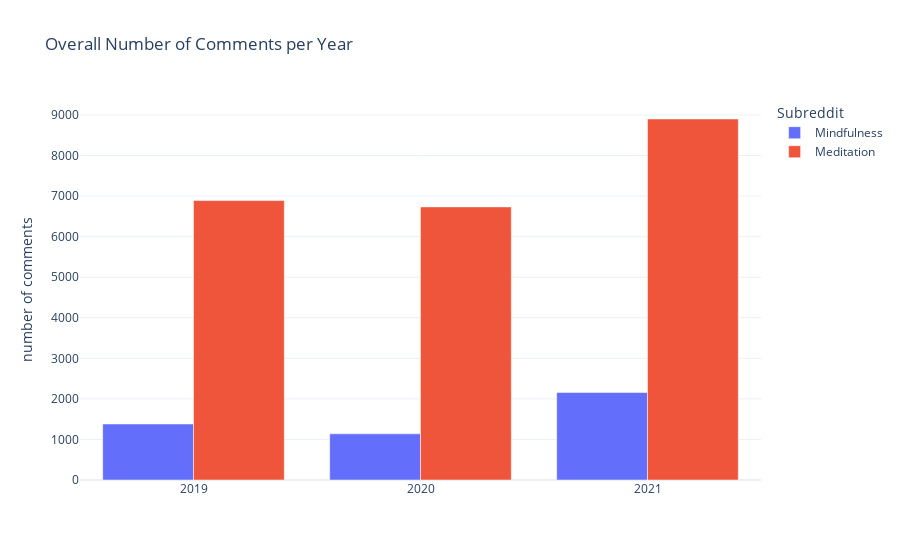

The code cell stored with this chart in its notebook:
### Code cell
fig = go.Figure(data=[
    go.Bar(name='Mindfulness', x=years, y=[sum(df19.comms_num[df19.subreddit=='Mindfulness']),
                                            sum(df20.comms_num[df20.subreddit=='Mindfulness']),
                                            sum(df21.comms_num[df21.subreddit=='Mindfulness'])]),
    go.Bar(name='Meditation', x=years, y=[sum(df19.comms_num[df19.subreddit=='Meditation']),
                                            sum(df20.comms_num[df20.subreddit=='Meditation']),
                                            sum(df21.comms_num[df21.subreddit=='Meditation'])]),
    
])
fig.update_layout(barmode='group')
fig.update_layout(title = 'Overall Number of Comments per Year')
fig.update_layout(legend_title='Subreddit',
                 yaxis_title='number of comments')
fig.show()

### Figure 1 — Plotly figure (JSON) as saved in the notebook; plotly's stock layout.template omitted (floating-point values rounded to 4 significant figures)
{"data": [{"name": "Mindfulness", "type": "bar", "x": ["2019", "2020", "2021"], "y": [1380, 1139, 2157]}, {"name": "Meditation", "type": "bar", "x": ["2019", "2020", "2021"], "y": [6890, 6734, 8901]}], "layout": {"barmode": "group", "legend": {"title": {"text": "Subreddit"}}, "title": {"text": "Overall Number of Comments per Year"}, "yaxis": {"title": {"text": "number of comments"}}}}
